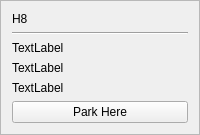
        <widget class="QFrame" name="frame_32">
         <property name="frameShape">
          <enum>QFrame::StyledPanel</enum>
         </property>
         <property name="frameShadow">
          <enum>QFrame::Plain</enum>
         </property>
         <layout class="QGridLayout" name="gridLayout_49">
          <item row="0" column="0">
           <layout class="QVBoxLayout" name="verticalLayout_48">
            <item>
             <widget class="QLabel" name="label_51">
              <property name="text">
               <string>H8</string>
              </property>
             </widget>
            </item>
            <item>
             <widget class="Line" name="line_54">
              <property name="orientation">
               <enum>Qt::Horizontal</enum>
              </property>
             </widget>
            </item>
            <item>
             <widget class="QLabel" name="h8TakenLbl">
              <property name="text">
               <string>TextLabel</string>
              </property>
             </widget>
            </item>
            <item>
             <widget class="QLabel" name="h8handLbl">
              <property name="text">
               <string>TextLabel</string>
              </property>
             </widget>
            </item>
            <item>
             <widget class="QLabel" name="takenByLblh8">
              <property name="text">
               <string>TextLabel</string>
              </property>
             </widget>
            </item>
            <item>
             <widget class="QPushButton" name="h8Btn">
              <property name="text">
               <string>Park Here</string>
              </property>
             </widget>
            </item>
           </layout>
          </item>
         </layout>
        </widget>
